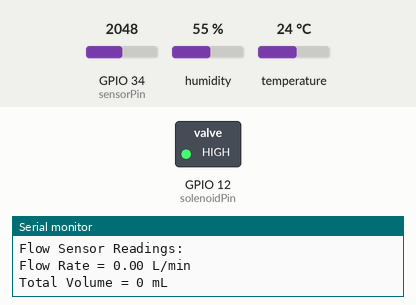
A sketch run on a simulated ESP32. Shown: switched loads named in the sketch (green lamp = pin HIGH), the last lines printed to the serial monitor. The test bench sets the inputs (shaded band); at power-on: GPIO 34 (sensorPin) = 2048, humidity 55 %, temperature 24 °C. WiFi joins after 1.5 s; servers stay silent unless stated.

Above: at 3.2 s.
3.3 s: GPIO 34 (sensorPin) set to 1447
5.2 s: GPIO 34 (sensorPin) set to 1315
At 7.2 s:
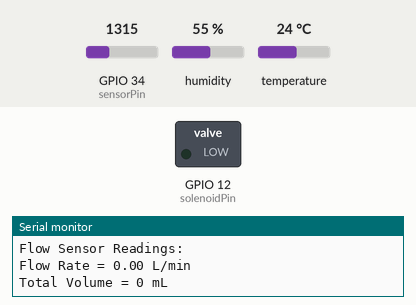
7.5 s: GPIO 34 (sensorPin) set to 2047
At 8.7 s:
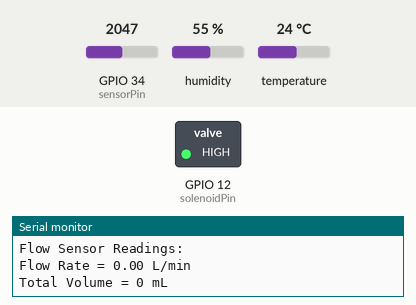
9.6 s: GPIO 34 (sensorPin) set to 1228
At 11.2 s:
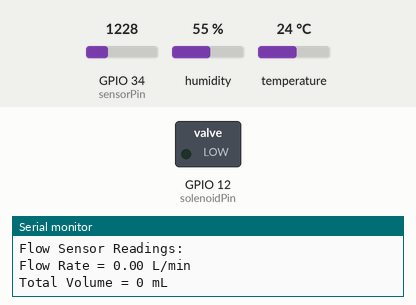
Timing chart, 0 to 12.6 s (numbered marks = the images above; inputs shaded):
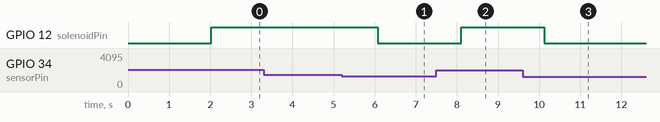

The sketch:

whole_system.ino
```cpp
#include <Wire.h>
#include <Adafruit_Sensor.h>
#include <Adafruit_BME280.h>
#include <WiFi.h>
#include "ESPAsyncWebServer.h"

// Replace with your network credentials
const char* ssid = "vivo V27";
const char* password = "11111111";

Adafruit_BME280 bme;
int dry = 2940; // Define the value representing dry conditions (maximum analog reading)
int wet = 1100; // Define the value representing wet conditions (minimum analog reading)
const int sensorPin = 34; // Analog pin for the soil moisture sensor, adjust as needed

float temperature;
float humidity;

AsyncWebServer server(80);
AsyncEventSource events("/events");

unsigned long lastTime = 0;
unsigned long timerDelay = 30000;  // send readings timer

float tempThreshold = 24.0; // Temperature threshold in degrees Celsius
float humidityThreshold = 70.0; // Humidity threshold in percentage
int moistureThreshold = 85; // Moisture threshold in percentage

const int solenoidPin = 12; // Pin connected to the solenoid water valve

#define SENSOR  27//water flow swnsor

long currentMillis = 0;
long previousMillis = 0;
int interval = 1000;
float calibrationFactor = 4.5;
volatile byte pulseCount;
byte pulse1Sec = 0;
float flowRate;
unsigned int flowMilliLitres;
unsigned long totalMilliLitres;

void getBME280Readings(){
  temperature = bme.readTemperature();
  humidity = bme.readHumidity();
}

void controlWaterValve(int moisturePercentage) {
  if (moisturePercentage < moistureThreshold) { // If moisture is below 80%
    digitalWrite(solenoidPin, HIGH); // Open the solenoid water valve
  } else {
    digitalWrite(solenoidPin, LOW); // Keep the solenoid water valve closed
  }
}

String processor(const String& var){
  getBME280Readings();
  String result = "";

  if(var == "TEMPERATURE"){
    result = String(temperature);
    // Check if temperature exceeds or decreases below the threshold
    if (temperature > tempThreshold) {
      result += " <span style='color: red;'>(Exceeds threshold)</span>";
    } else if (temperature < tempThreshold) {
      result += " <span style='color: blue;'>(Below threshold)</span>";
    }
  }
  else if(var == "HUMIDITY"){
    result = String(humidity);
    // Check if humidity exceeds or decreases below the threshold
    if (humidity > humidityThreshold) {
      result += " <span style='color: red;'>(Exceeds threshold)</span>";
    } else if (humidity < humidityThreshold) {
      result += " <span style='color: blue;'>(Below threshold)</span>";
    }
  } else if (var == "MOISTURE") {
    int sensorValue = analogRead(sensorPin); // Read analog value from the sensor
    int moisturePercentage = map(sensorValue, dry, wet, 0, 100); // Map to moisture percentage
    controlWaterValve(moisturePercentage); // Control the water valve based on moisture level
    result = String(moisturePercentage) + "%"; // Prepare response
  } //else if (var == "FLOWRATE") {
    //result = String(flowRate);
  //} else if (var == "TOTALVOLUME") {
    //result = String(totalMilliLitres);
  //}

  return result;
}

const char index_html[] PROGMEM = R"rawliteral(
<!DOCTYPE HTML><html>
<head>
  <title>BME280 Web Server</title>
  <meta name="viewport" content="width=device-width, initial-scale=1">
  <link rel="stylesheet" href="https://use.fontawesome.com/releases/v5.7.2/css/all.css" integrity="sha384-fnmOCqbTlWIlj8LyTjo7mOUStjsKC4pOpQbqyi7RrhN7udi9RwhKkMHpvLbHG9Sr" crossorigin="anonymous">
  <link rel="icon" href="data:,">
  <style>
    html {font-family: Arial; display: inline-block; text-align: center;}
    p {  font-size: 1.2rem;}
    body {  margin: 0;}
    .topnav { overflow: hidden; background-color: #4B1D3F; color: white; font-size: 1.7rem; }
    .content { padding: 20px; }
    .card { background-color: white; box-shadow: 2px 2px 12px 1px rgba(140,140,140,140,.5); }
    .cards { max-width: 700px; margin: 0 auto; display: grid; grid-gap: 2rem; grid-template-columns: repeat(auto-fit, minmax(300px, 1fr)); }
    .reading { font-size: 2.8rem; }
    .card.temperature { color: #0e7c7b; }
    .card.humidity { color: #17bebb; }
    .card.moisture { color: #e17d68; }
    .card.total_volume { color: #e17e68; }
  </style>
</head>
<body>
  <div class="topnav">
    <h3>BME280 WEB SERVER</h3>
  </div>
  <div class="content">
    <div class="cards">
      <div class="card temperature">
        <h4><i class="fas fa-thermometer-half"></i> TEMPERATURE</h4><p><span class="reading"><span id="temp">%TEMPERATURE%</span> &deg;C</span></p>
      </div>
      <div class="card humidity">
        <h4><i class="fas fa-tint"></i> HUMIDITY</h4><p><span class="reading"><span id="hum">%HUMIDITY%</span> &percnt;</span></p>
      </div>
      <div class="card moisture">
        <h4><i class="fas fa-tint"></i> MOISTURE</h4><p><span class="reading"><span id="moist">%MOISTURE%</span>&percnt;</span></p>
      </div>
      <div class="card flowrate">
        <h4><i class="fas fa-tint"></i> FLOW RATE</h4><p><span class="reading"><span id="flow">%FLOWRATE%</span> L/min</span></p>
      </div>
      <div class="card totalvolume">
        <h4><i class="fas fa-tint"></i> TOTAL VOLUME</h4><p><span class="reading"><span id="volume">%TOTALVOLUME%</span> mL</span></p>
      </div>
    </div>
  </div>
<script>
if (!!window.EventSource) {
 var source = new EventSource('/events');

 source.addEventListener('open', function(e) {
  console.log("Events Connected");
 }, false);
 source.addEventListener('error', function(e) {
  if (e.target.readyState != EventSource.OPEN) {
    console.log("Events Disconnected");
  }
 }, false);

 source.addEventListener('message', function(e) {
  console.log("message", e.data);
 }, false);

 source.addEventListener('temperature', function(e) {
  console.log("temperature", e.data);
  document.getElementById("temp").innerHTML = e.data;
 }, false);

 source.addEventListener('humidity', function(e) {
  console.log("humidity", e.data);
  document.getElementById("hum").innerHTML = e.data;
 }, false);

 source.addEventListener('moisture', function(e) {
  console.log("moisture", e.data);
  document.getElementById("moist").innerHTML = e.data;
 }, false);
 source.addEventListener('flowrate', function(e) {
  console.log("flowrate", e.data);
  document.getElementById("flow").innerHTML = e.data;
 }, false);

 source.addEventListener('totalvolume', function(e) {
  console.log("totalvolume", e.data);
  document.getElementById("volume").innerHTML = e.data;
 }, false);
}
</script>
</body>
</html>)rawliteral";

void setup() {
  Serial.begin(115200);

  // Set device as a Wi-Fi Station
  WiFi.begin(ssid, password);
  while (WiFi.status() != WL_CONNECTED) {
    delay(1000);
    Serial.println("Setting as a Wi-Fi Station..");
  }
  Serial.print("Station IP Address: ");
  Serial.println(WiFi.localIP());
  Serial.println();

  bool status;

  status = bme.begin(0x76);
  if (!status) {
    Serial.println("Could not detect a BME280 sensor, Fix wiring Connections!");
    while (1);
  }

  // Setup solenoid water valve pin
  pinMode(solenoidPin, OUTPUT);

  // Handle Web Server
  server.on("/", HTTP_GET, [](AsyncWebServerRequest *request){
    request->send_P(200, "text/html", index_html, processor);
  });

  // Handle Web Server Events
  events.onConnect([](AsyncEventSourceClient *client){
    if(client->lastId()){
      Serial.printf("Client reconnected! Last message ID that it got is: %u\n", client->lastId());
    }
    // send event with message "hello!", id current millis
    // and set reconnect delay to 1 second
    client->send("hello!", NULL, millis(), 10000);
  });
  server.addHandler(&events);
  server.begin();
}

void loop() {
  // Read BME280 sensor data
  getBME280Readings();

  // Read soil moisture sensor data
  int sensorValue = analogRead(sensorPin); // Read analog value from the sensor
  int moisturePercentage = map(sensorValue, dry, wet, 0, 100); // Map to moisture percentage

  // Read flow sensor data
  currentMillis = millis();
  if (currentMillis - previousMillis > interval) {
    pulse1Sec = pulseCount;
    pulseCount = 0;

    flowRate = ((1000.0 / (millis() - previousMillis)) * pulse1Sec) / calibrationFactor;
    previousMillis = millis();
    flowMilliLitres = (flowRate / 60) * 1000;
    totalMilliLitres += flowMilliLitres;
  }

  // Print all sensor readings to serial monitor
  Serial.println("BME280 Sensor Readings:");
  Serial.printf("Temperature = %.2f ºC \n", temperature);
  Serial.printf("Humidity = %.2f %% \n", humidity);
  Serial.println();

  Serial.println("Soil Moisture Sensor Reading:");
  Serial.printf("Moisture = %d%%\n", moisturePercentage);
  Serial.println();

  Serial.println("Flow Sensor Readings:");
  Serial.printf("Flow Rate = %.2f L/min \n", flowRate);
  Serial.printf("Total Volume = %lu mL \n", totalMilliLitres);
  Serial.println();

  // Send sensor readings to the Web Server
  events.send(String(temperature).c_str(), "temperature", millis());
  events.send(String(humidity).c_str(), "humidity", millis());
  events.send(String(moisturePercentage).c_str(), "moisture", millis());
  events.send(String(flowRate).c_str(), "flowrate", millis());
  events.send(String(totalMilliLitres).c_str(), "totalvolume", millis());

  // Control water valve based on moisture level
  controlWaterValve(moisturePercentage);

  delay(1000); // Delay for stability
}
```

Measured:
- the behaviour switches between 1377 and 1376 on GPIO 34 (sensorPin) (found by bisection; images 0 and 1)
- after the input at 5.2 s, GPIO 12 (solenoidPin): HIGH → LOW after 0.87 s
- after the input at 7.5 s, GPIO 12 (solenoidPin): LOW → HIGH after 0.60 s
- after the input at 9.6 s, GPIO 12 (solenoidPin): HIGH → LOW after 0.53 s
